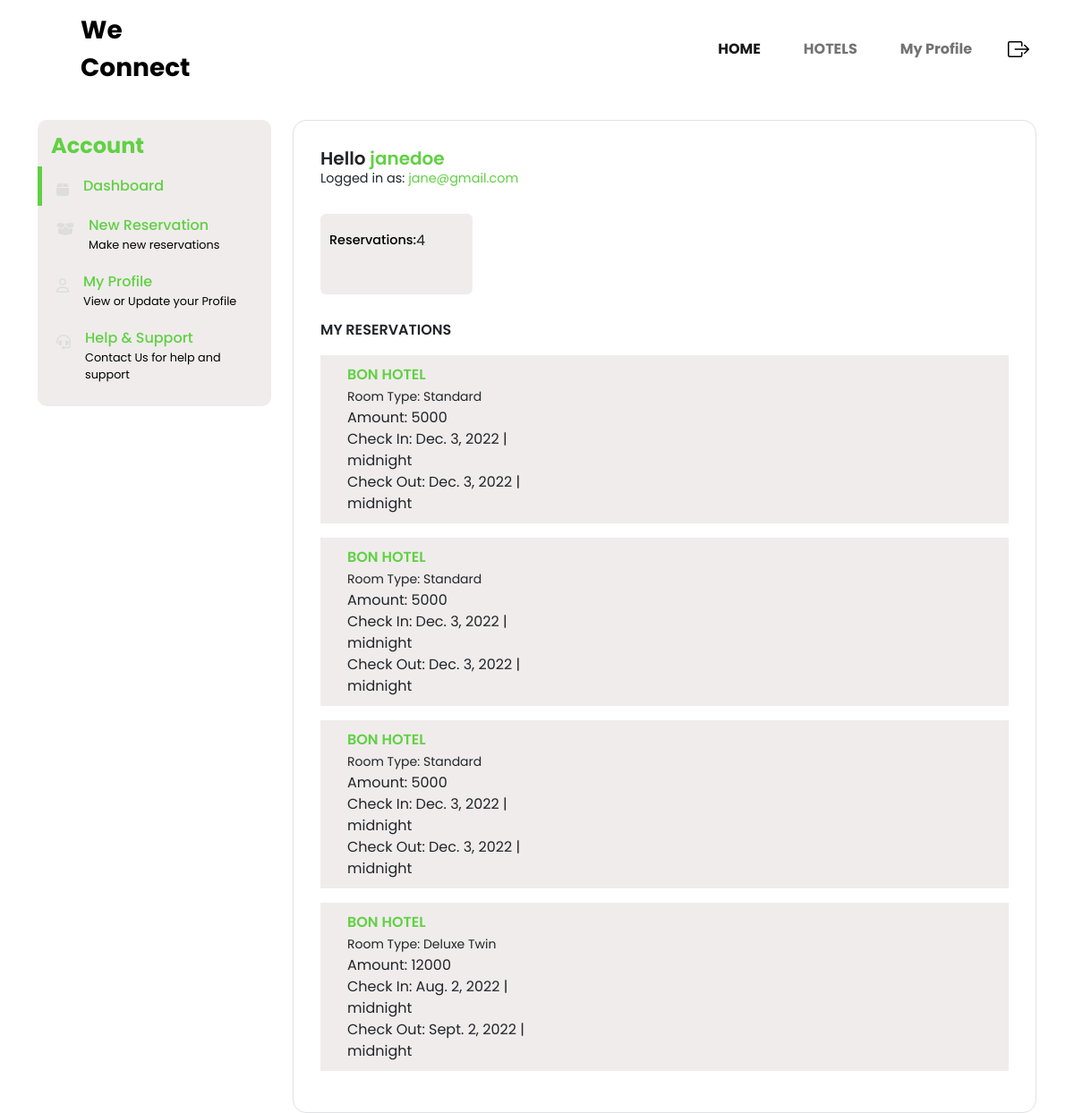
Page /dashboard/user/ (signed in) on the committed database.
### accounts/models.py (models this page shows)
class User(AbstractUser):
    is_owner = models.BooleanField(default=False)
    is_client = models.BooleanField(default=False)
    first_name = models.CharField(max_length=100)
    last_name = models.CharField(max_length=100)
    email=models.EmailField()

### app/models.py (models this page shows, shortened)
class Bookings(models.Model):
    hotel = models.ForeignKey(Hotel, on_delete=models.CASCADE)
    amount = models.ForeignKey(Room,  on_delete=models.CASCADE)
    user =  models.ManyToManyField(Client, related_name='userBookings')
    date = models.DateTimeField(auto_now_add=True)
    phone = models.IntegerField(blank=True, null=True)
    check_in= models.DateTimeField()
    check_out = models.DateTimeField()

class Hotel (models.Model):
    hotel_name = models.CharField(max_length=100)
    description = models.TextField(blank= True)
    tagline = models.CharField(max_length=100)
    cover_image = models.ImageField(upload_to='images/')
    admin= models.ForeignKey(Owner,  on_delete=models.CASCADE)
    def __str__(self):
            return self.hotel_name

class Room (models.Model):
    ROOM_TYPE = (
        ('Standard', 'Standard'),
        ('Standard Twin', 'Standard Twin'),
        ('Deluxe', 'Deluxe'),
        ('Deluxe Twin', 'Deluxe Twin')
        )
    name = models.CharField(max_length=30, choices=ROOM_TYPE)
    tagline = models.CharField(max_length=100)
    rate = models.PositiveIntegerField(blank=True, null=True)
    image = models.ImageField(upload_to='images/')
    hotel= models.ForeignKey(Hotel,  on_delete=models.CASCADE)
    def __str__(self):
        return self.name

### dashboard/views.py (the view)
# urls.py: path('user/', views.clientDashboard, name='clientDashboard'),
def clientDashboard(request):
    currentUser = request.user.client
    activeBookings = Bookings.objects.filter(user=currentUser.pk).all()
    return render(request, 'client.html', {'activeBookings': activeBookings})

### dashboard/templates/client.html (shortened to what this page needs)
{% extends "base.html" %}
{% load static %}
{% block content %}
<!DOCTYPE html>
<html lang="en">
  <head>
 <link rel="stylesheet" href="https://cdnjs.cloudflare.com/ajax/libs/font-awesome/6.1.1/css/all.min.css" />
 <link rel="stylesheet" href="https://cdnjs.cloudflare.com/ajax/libs/font-awesome/6.1.1/css/brands.min.css" />
 <link rel="stylesheet" href="https://cdnjs.cloudflare.com/ajax/libs/font-awesome/6.1.1/css/fontawesome.min.css" />
 <link rel="stylesheet" href="https://cdnjs.cloudflare.com/ajax/libs/font-awesome/6.1.1/css/solid.min.css" />
    <link href="https://cdn.jsdelivr.net/npm/bootstrap@5.0.2/dist/css/bootstrap.min.css" rel="stylesheet">
    <link href="https://cdnjs.cloudflare.com/ajax/libs/font-awesome/4.7.0/css/font-awesome.min.css" rel="stylesheet">
    <link rel="stylesheet" type="text/css" href="{% static 'css/userDashboard.css' %}">
</head>
  <body>
    <div class="container mt-4">
        <div class="row">
            <div class="col-lg-3 my-lg-0 my-md-1">
                <div id="sidebar" class=" bg-light bg-purple">
                    <div class="h4 text" style="color:#60D143; font-weight: bold;">Account</div>
                    <ul>
                        <li class="active">
                            <a href="{% url 'clientDashboard' %}" class="text-decoration-none d-flex align-items-start">
                                <div class="fas fa-box pt-2 me-3"></div>
                                <div class="d-flex flex-column">
                                    <div class="link">Dashboard</div>
                                </div>
                            </a>
                        </li>
                        <li>
                            <a href="{% url 'hotels' %}" class="text-decoration-none d-flex align-items-start">
                                <div class="fas fa-box-open pt-2 me-3"></div>
                                <div class="d-flex flex-column">
                                    <div class="link">New Reservation</div>
                                    <div class="link-desc">Make new reservations</div>
                                </div>
                            </a>
                        </li>
                        <li>
                            <a href="{% url 'profile' %}" class="text-decoration-none d-flex align-items-start">
                                <div class="far fa-user pt-2 me-3"></div>
                                <div class="d-flex flex-column">
                                    <div class="link">My Profile</div>
                                    <div class="link-desc">View or Update your Profile</div>
                                </div>
                            </a>
                        </li>
                        <li>
                            <a href="#" class="text-decoration-none d-flex align-items-start">
                                <div class="fas fa-headset pt-2 me-3"></div>
                                <div class="d-flex flex-column">
                                    <div class="link">Help & Support</div>
                                    <div class="link-desc">Contact Us for help and support</div>
                                </div>
                            </a>
                        </li>
                    </ul>
                </div>
            </div>
            <div class="col-lg-9 my-lg-0 my-1">
                <div id="main-content" class="bg-white border">
                    <div class="d-flex flex-column">
                        <div class="h5">Hello <span style="color:#60D143">{{user.username}}</span></div>
                        <div>Logged in as: <span style="color:#60D143">{{user.email}}</span></div>
                    </div>
                    <div class="d-flex my-4 flex-wrap">
                        <div class="box me-4 my-1 bg-light">
                            <div class="d-flex align-items-center mt-2">
                                <div class="tag">Reservations: </div>
                                {% if activeBookings %}
                                {{activeBookings|length}}
                                {% else %}
                                0
                                {% endif %}
                            </div>
                        </div>
                    </div>
                    <div class="text-uppercase">My Reservations</div>
                    {% if activeBookings %}
                    {% for activeBooking in activeBookings %}
                    <div class="order my-3 bg-light">
                        <div class="row">
                            <div class="col-lg-4">
                                <div class="d-flex flex-column justify-content-between order-summary">
                                    <div class="d-flex align-items-center">
                                        <div class="text-uppercase" style="color:#60D143">{{activeBooking.hotel}}</div>
                                    </div>
                                    <div class="fs-8"><small>Room Type: {{activeBooking.amount}}</small></div>
                                    <div class="fs-8">Amount: {{activeBooking.amount.rate}}</div>
                                    <div class="fs-8">Check In: {{activeBooking.check_in |date}} | {{activeBooking.check_in |time}}</div>
                                    <div class="fs-8">Check Out: {{activeBooking.check_out |date}} | {{activeBooking.check_out |time}}</div>
                                </div>
                            </div>
                            </div>
                            </div>
                         {% endfor %}
                    {% endif %}
                </div>
            </div>
        </div>
    </div>
{% endblock content %}

### app/templates/base.html (shortened to what this page needs)
{% load static %}
<!DOCTYPE html>
<html lang="en">
  <head>
    <link href="https://cdn.jsdelivr.net/npm/bootstrap@5.0.2/dist/css/bootstrap.min.css" rel="stylesheet">
    <link href="https://cdnjs.cloudflare.com/ajax/libs/font-awesome/4.7.0/css/font-awesome.min.css" rel="stylesheet">
<link rel="stylesheet" type="text/css" href="{% static 'css/base.css' %}">
<link rel="stylesheet" type="text/css" href="{% static 'css/main.css' %}">
</head>
<body>
<div class="container navBox" >
  <nav class="navbar navbar-expand-lg navbar-light"  *ngIf="nav.visible">
      <div class="container-fluid pe-lg-2 p-0">
          <a class="navbar-brand fw-bold fs-3" href="{% url 'home' %}" style="color:#000;">
            We
            <span><br>Connect</span>
        </a>
          <div class="collapse navbar-collapse" id="navbarSupportedContent">
              <ul class="navbar-nav ms-auto mb-2 mb-lg-0">
                  <li class="nav-item">
                      <a class="nav-link pe-3 me-4 fw-bold active" aria-current="page" href="{% url 'home' %}">HOME</a>
                  </li>
                  <li class="nav-item">
                      <a class="nav-link pe-3 me-4 fw-bold" href="{% url 'hotels' %}">HOTELS</a>
                  </li>
                  {% if user.is_authenticated %}
                  <li class="nav-item">
                      <a class="nav-link pe-3 me-4 fw-bold" href="{% url 'profile' %}">My Profile</a>
                  </li>
              </ul>
              <a class="navbar-logo ml-2" href="{% url 'logout' %}" class="text-center" style="color:black;">
              </a>
            </div>
    {% endif %}
          </div>
      </div>
{% block content %}
{% endblock %}
</body>
  </html>

### app/static/css/base.css (style rules this page uses)
* { padding: 0; margin: 0; box-sizing: border-box; font-family: Newyork; }
.navbar .navbar-nav .nav-item .active { color: #60D143; }
.navbar .navbar-nav .nav-item { color: black; }

### app/static/css/main.css (style rules this page uses)
html, body, header, .view { height: 80vh; }
body { background: #fff; color: #333333; }

### app/static/css/userDashboard.css (style rules this page uses)
* { padding: 0; margin: 0; box-sizing: border-box; font-family: 'Poppins', sans-serif; }
#sidebar { padding: 15px 0px 15px 0px; border-radius: 10px; }
#sidebar .h4 { font-weight: 500; padding-left: 15px; }
#sidebar ul { list-style: none; margin: 0; padding-left: 0rem; }
#sidebar ul li { padding: 10px 0; display: block; padding-left: 1rem; padding-right: 1rem; border-left: 5px solid transparent; }
#sidebar ul li.active { border-left: 5px solid #60D143; }
#sidebar ul li a { display: block; }
#sidebar ul li a .fas, #sidebar ul li a .far { color: #ddd; }
#sidebar ul li a .link { color: #60D143; font-weight: 500; }
#sidebar ul li a .link-desc { font-size: 0.8rem; color: #000; }
#main-content { padding: 30px; border-radius: 15px; }
#main-content .h5, #main-content .text-uppercase { font-weight: 600; margin-bottom: 0; }
#main-content .h5+div { font-size: 0.9rem; }
#main-content .box { padding: 10px; border-radius: 6px; width: 170px; height: 90px; }
#main-content .box .tag { font-size: 0.9rem; color: #000; font-weight: 500; }
.order { padding: 10px 30px; min-height: 150px; }
.bg-light { background-color: #f0ecec !important; }

### rows in the picture
User: username "janedoe", email "jane@gmail.com"
Bookings: hotel "BON HOTEL", amount "Standard", amount.rate "5000", check_in "Dec. 3, 2022", check_in "midnight", check_out "Dec. 3, 2022", check_out "midnight"
Bookings: hotel "BON HOTEL", amount "Standard", amount.rate "5000", check_in "Dec. 3, 2022", check_in "midnight", check_out "Dec. 3, 2022", check_out "midnight"
Bookings: hotel "BON HOTEL", amount "Standard", amount.rate "5000", check_in "Dec. 3, 2022", check_in "midnight", check_out "Dec. 3, 2022", check_out "midnight"
Bookings: hotel "BON HOTEL", amount "Deluxe Twin", amount.rate "12000", check_in "Aug. 2, 2022", check_in "midnight", check_out "Sept. 2, 2022", check_out "midnight"

### other values in the picture
{{ activeBookings|length }} "4"
